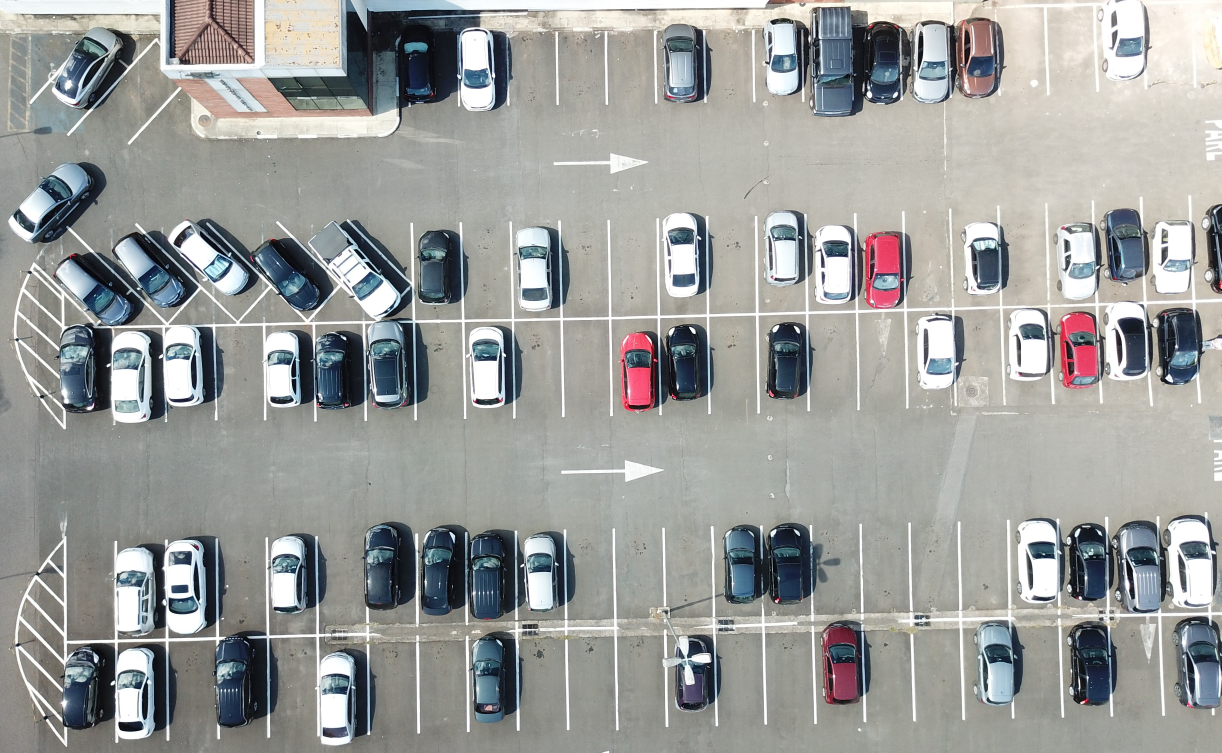
#> input picture Project/images#/carJojo4.JPG, 3665 x 2258 px, found by its file name (shown at 1/3 size)
$ python interrogacao.py
#> lines starting #> are read from the running program, lines starting #| are printed output that depends on the picture
import numpy as np
import cv2
import imutils

carros = 0

car_classifier = cv2.CascadeClassifier('./haarcascade_car.xml')
cap = cv2.imread('./images#/carJojo4.jpg')
#> cap is the input picture: shape (2258, 3665, 3); mean B, G, R 154.7, 156.8, 155.2
(height, width) = cap.shape[:2]
#> height = 2258; width = 3665
gray = cv2.cvtColor(cap, cv2.COLOR_BGR2GRAY)
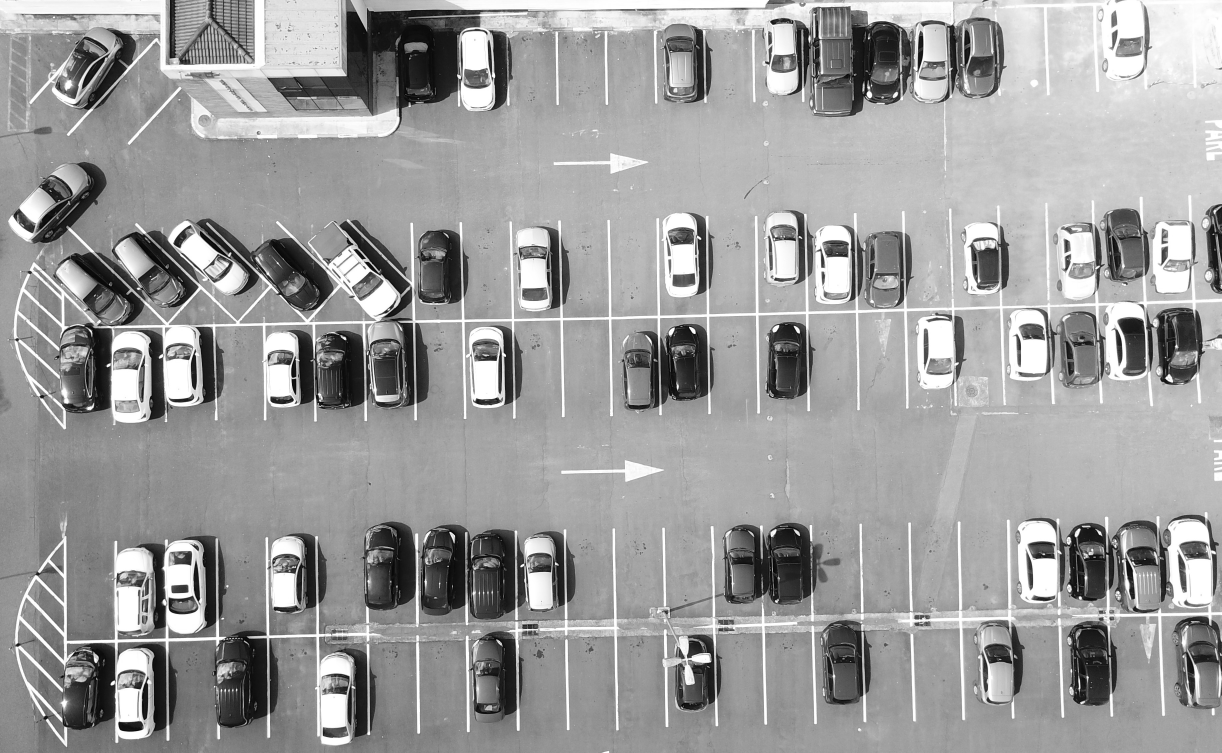
#> gray: shape (2258, 3665) (shown at 1/3 size); min 0, max 255, mean 156.1

taxa = 35
parou = False
while taxa >= 25:
#> (the run stopped early here; a loop or call above may not have finished)

$ run again, with Project/images#/carrosDia2.JPG copied over Project/images#/carJojo4.JPG
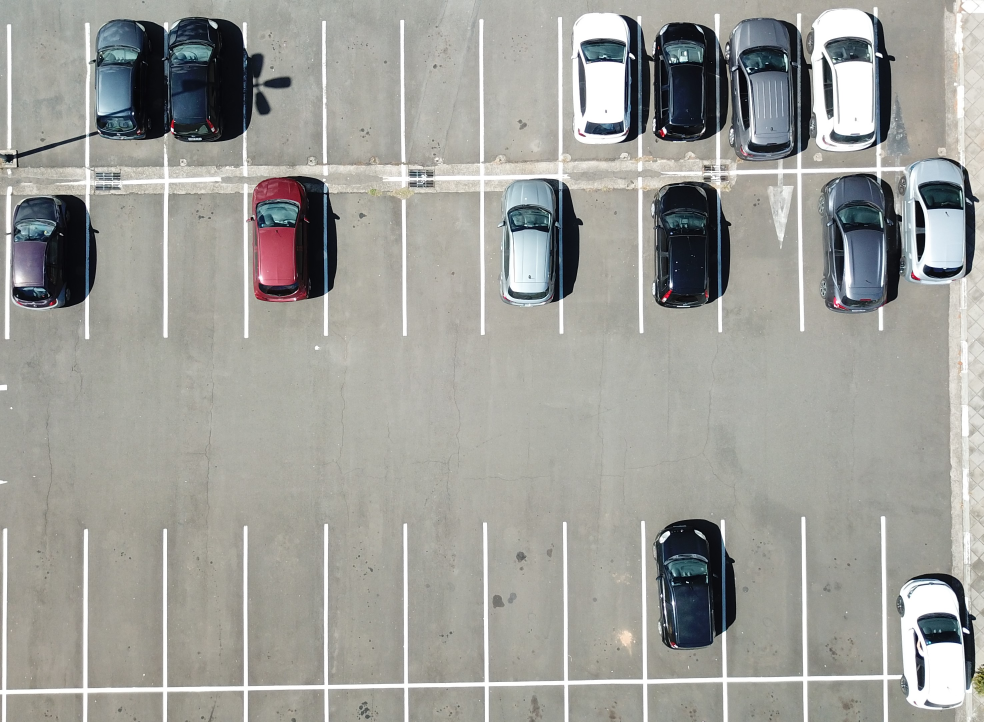
#> input picture Project/images#/carrosDia2.JPG, 2952 x 2166 px, found by its file name (shown at 1/3 size)
#> cap is the input picture: shape (2166, 2952, 3); mean B, G, R 153.4, 158.2, 158
#> `gray = cv2.cvtColor(cap, cv2.COLOR_BGR2GRAY)`:
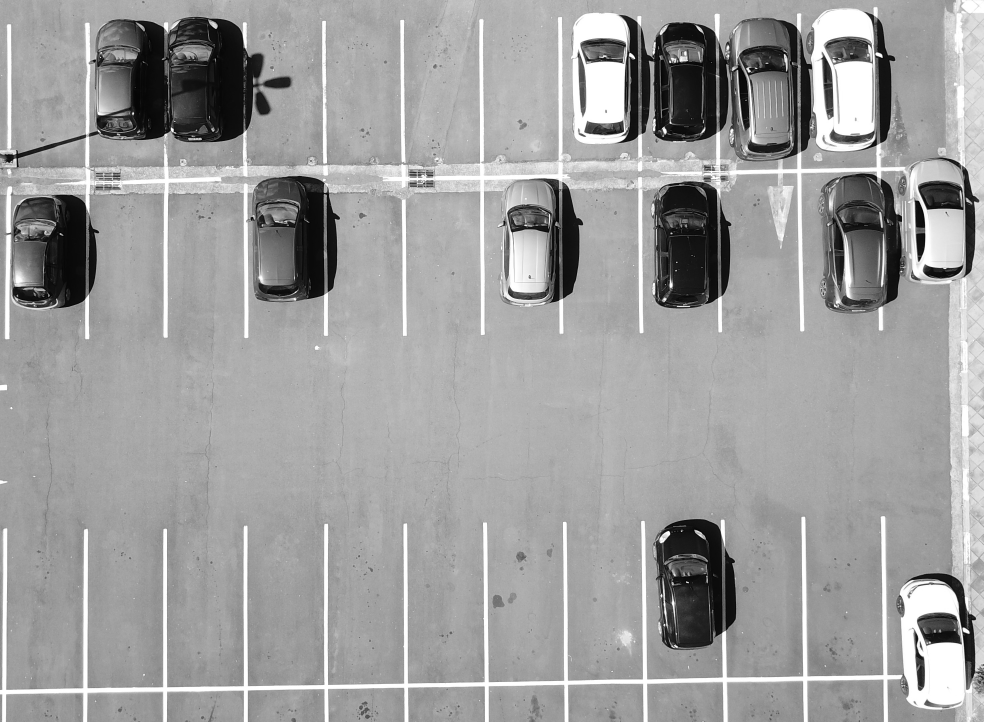
#> gray: shape (2166, 2952) (shown at 1/3 size); min 0, max 255, mean 157.6
